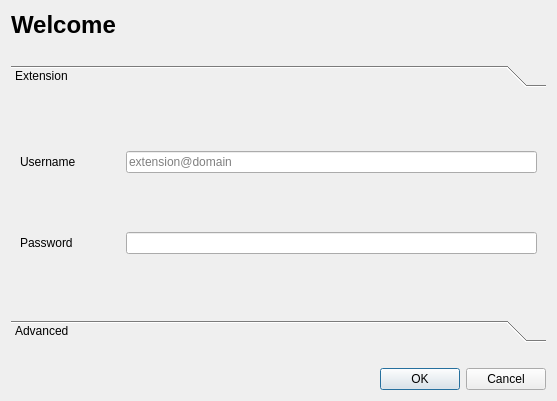
<?xml version="1.0" encoding="UTF-8"?>
<ui version="4.0">
 <class>Guide</class>
 <widget class="QDialog" name="Guide">
  <property name="geometry">
   <rect>
    <x>0</x>
    <y>0</y>
    <width>557</width>
    <height>401</height>
   </rect>
  </property>
  <property name="sizePolicy">
   <sizepolicy hsizetype="Fixed" vsizetype="Fixed">
    <horstretch>0</horstretch>
    <verstretch>0</verstretch>
   </sizepolicy>
  </property>
  <property name="windowTitle">
   <string>Start Guide</string>
  </property>
  <layout class="QVBoxLayout" name="verticalLayout">
   <item>
    <widget class="QLabel" name="label_6">
     <property name="text">
      <string>&lt;h1&gt;Welcome&lt;/h1&gt;</string>
     </property>
     <property name="textFormat">
      <enum>Qt::TextFormat::RichText</enum>
     </property>
    </widget>
   </item>
   <item>
    <spacer name="verticalSpacer_2">
     <property name="orientation">
      <enum>Qt::Orientation::Vertical</enum>
     </property>
     <property name="sizeType">
      <enum>QSizePolicy::Policy::Minimum</enum>
     </property>
     <property name="sizeHint" stdset="0">
      <size>
       <width>20</width>
       <height>20</height>
      </size>
     </property>
    </spacer>
   </item>
   <item>
    <widget class="QToolBox" name="toolBox">
     <property name="currentIndex">
      <number>0</number>
     </property>
     <property name="tabSpacing">
      <number>2</number>
     </property>
     <widget class="QWidget" name="sipinfo">
      <property name="geometry">
       <rect>
        <x>0</x>
        <y>0</y>
        <width>539</width>
        <height>202</height>
       </rect>
      </property>
      <attribute name="label">
       <string>Extension</string>
      </attribute>
      <layout class="QVBoxLayout" name="verticalLayout_4">
       <item>
        <layout class="QHBoxLayout" name="horizontalLayout_5">
         <item>
          <widget class="QLabel" name="label_4">
           <property name="minimumSize">
            <size>
             <width>100</width>
             <height>0</height>
            </size>
           </property>
           <property name="text">
            <string>Username</string>
           </property>
          </widget>
         </item>
         <item>
          <widget class="QLineEdit" name="usernameEdit">
           <property name="toolTip">
            <string>extension@domain</string>
           </property>
           <property name="text">
            <string/>
           </property>
           <property name="placeholderText">
            <string>extension@domain</string>
           </property>
          </widget>
         </item>
        </layout>
       </item>
       <item>
        <layout class="QHBoxLayout" name="horizontalLayout_6">
         <item>
          <widget class="QLabel" name="label_5">
           <property name="minimumSize">
            <size>
             <width>100</width>
             <height>0</height>
            </size>
           </property>
           <property name="text">
            <string>Password</string>
           </property>
          </widget>
         </item>
         <item>
          <widget class="QLineEdit" name="passwordEdit"/>
         </item>
        </layout>
       </item>
      </layout>
     </widget>
     <widget class="QWidget" name="sipadvanced">
      <property name="geometry">
       <rect>
        <x>0</x>
        <y>0</y>
        <width>539</width>
        <height>202</height>
       </rect>
      </property>
      <attribute name="label">
       <string>Advanced</string>
      </attribute>
      <layout class="QVBoxLayout" name="verticalLayout_5">
       <item>
        <layout class="QHBoxLayout" name="horizontalLayout_2">
         <item>
          <widget class="QLabel" name="label">
           <property name="minimumSize">
            <size>
             <width>100</width>
             <height>0</height>
            </size>
           </property>
           <property name="text">
            <string>Description</string>
           </property>
          </widget>
         </item>
         <item>
          <widget class="QLineEdit" name="descriptionEdit"/>
         </item>
        </layout>
       </item>
       <item>
        <layout class="QHBoxLayout" name="horizontalLayout_3">
         <item>
          <widget class="QLabel" name="label_2">
           <property name="minimumSize">
            <size>
             <width>100</width>
             <height>0</height>
            </size>
           </property>
           <property name="text">
            <string>Full Name</string>
           </property>
          </widget>
         </item>
         <item>
          <widget class="QLineEdit" name="nameEdit"/>
         </item>
        </layout>
       </item>
       <item>
        <layout class="QHBoxLayout" name="horizontalLayout_4">
         <item>
          <widget class="QLabel" name="label_3">
           <property name="sizePolicy">
            <sizepolicy hsizetype="Preferred" vsizetype="Preferred">
             <horstretch>0</horstretch>
             <verstretch>0</verstretch>
            </sizepolicy>
           </property>
           <property name="minimumSize">
            <size>
             <width>100</width>
             <height>0</height>
            </size>
           </property>
           <property name="text">
            <string>Domain</string>
           </property>
          </widget>
         </item>
         <item>
          <widget class="QLineEdit" name="domainEdit"/>
         </item>
        </layout>
       </item>
       <item>
        <layout class="QHBoxLayout" name="horizontalLayout_7">
         <item>
          <widget class="QLabel" name="label_8">
           <property name="sizePolicy">
            <sizepolicy hsizetype="Preferred" vsizetype="Preferred">
             <horstretch>0</horstretch>
             <verstretch>0</verstretch>
            </sizepolicy>
           </property>
           <property name="minimumSize">
            <size>
             <width>100</width>
             <height>0</height>
            </size>
           </property>
           <property name="text">
            <string>Proxy</string>
           </property>
          </widget>
         </item>
         <item>
          <widget class="QLineEdit" name="proxyEdit"/>
         </item>
        </layout>
       </item>
      </layout>
     </widget>
    </widget>
   </item>
   <item>
    <spacer name="verticalSpacer">
     <property name="orientation">
      <enum>Qt::Orientation::Vertical</enum>
     </property>
     <property name="sizeType">
      <enum>QSizePolicy::Policy::Minimum</enum>
     </property>
     <property name="sizeHint" stdset="0">
      <size>
       <width>20</width>
       <height>20</height>
      </size>
     </property>
    </spacer>
   </item>
   <item>
    <widget class="QDialogButtonBox" name="buttonBox">
     <property name="orientation">
      <enum>Qt::Orientation::Horizontal</enum>
     </property>
     <property name="standardButtons">
      <set>QDialogButtonBox::StandardButton::Cancel|QDialogButtonBox::StandardButton::Ok</set>
     </property>
    </widget>
   </item>
  </layout>
 </widget>
 <resources/>
 <connections>
  <connection>
   <sender>buttonBox</sender>
   <signal>accepted()</signal>
   <receiver>Guide</receiver>
   <slot>accept()</slot>
   <hints>
    <hint type="sourcelabel">
     <x>248</x>
     <y>254</y>
    </hint>
    <hint type="destinationlabel">
     <x>157</x>
     <y>274</y>
    </hint>
   </hints>
  </connection>
  <connection>
   <sender>buttonBox</sender>
   <signal>rejected()</signal>
   <receiver>Guide</receiver>
   <slot>reject()</slot>
   <hints>
    <hint type="sourcelabel">
     <x>316</x>
     <y>260</y>
    </hint>
    <hint type="destinationlabel">
     <x>286</x>
     <y>274</y>
    </hint>
   </hints>
  </connection>
 </connections>
</ui>
